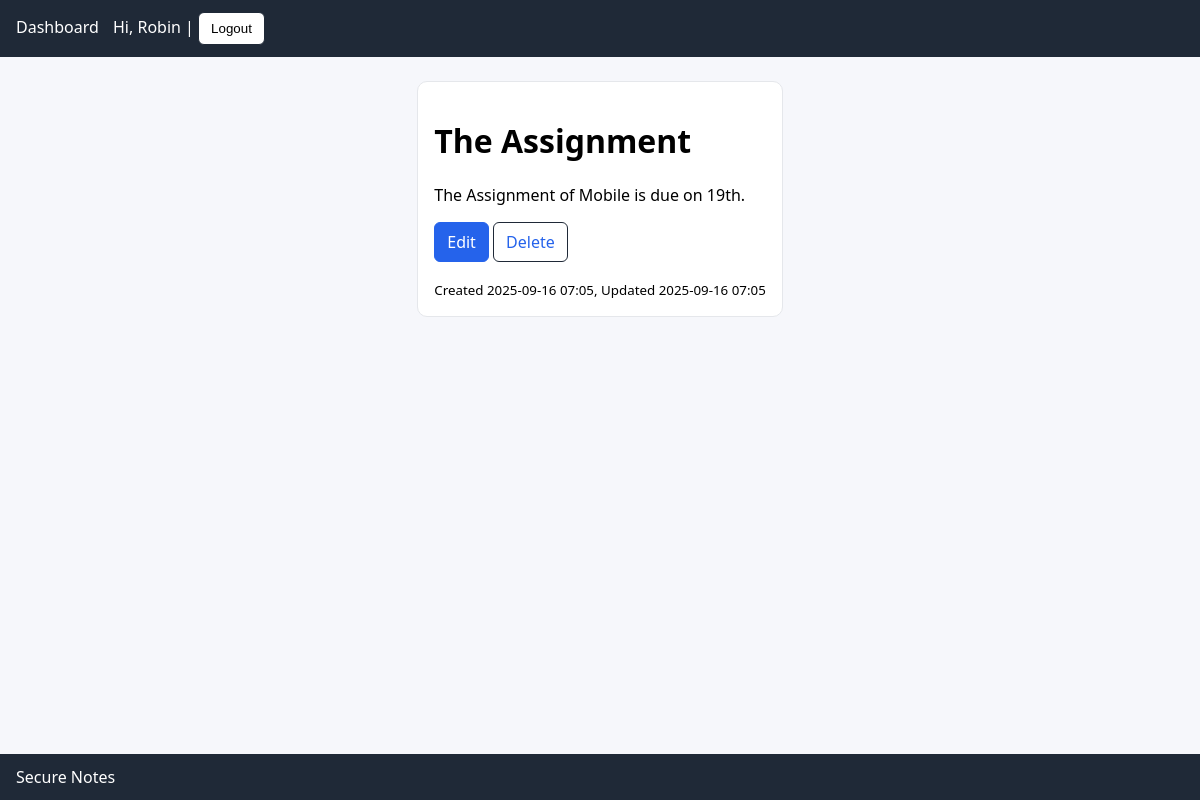
Page /notes/2/ (signed in) on the committed database.
### notes/models.py (models this page shows, shortened)
class Note(models.Model):
    owner = models.ForeignKey(User, on_delete=models.CASCADE, related_name='notes')
    title = models.CharField(max_length=200)
    content = models.TextField(blank=True)
    created_at = models.DateTimeField(auto_now_add=True)
    updated_at = models.DateTimeField(auto_now=True)
    class Meta:
        ordering = ['-updated_at']

### notes/views.py (the view)
# urls.py: path('notes/<int:pk>/', views.note_detail, name='note_detail'),
@login_required
def note_detail(request, pk):
    note = get_object_or_404(Note, pk=pk)
    if note.owner != request.user:
        return HttpResponseForbidden("Not allowed")
    return render(request, 'notes/note_detail.html', {'note': note})

### notes/templates/notes/note_detail.html (shortened to what this page needs)
{% extends "notes/base.html" %}
{% block content %}
<div class="card">
  <h1>{{ note.title }}</h1>
  <p>{{ note.content|linebreaks }}</p>
  <p>
    <a class="btn btn-primary" href="{% url 'notes:note_update' note.pk %}">Edit</a>
    <a class="btn" href="{% url 'notes:note_delete' note.pk %}">Delete</a>
  </p>
  <small>Created {{ note.created_at|date:"Y-m-d H:i" }}, Updated {{ note.updated_at|date:"Y-m-d H:i" }}</small>
</div>
{% endblock %}

### notes/templates/notes/base.html (shortened to what this page needs)
<!doctype html>
<html>
<head>
</head>
<body>
<header>
  <nav>
    <a href="{% url 'notes:dashboard' %}">Dashboard</a>
    {% if user.is_authenticated %}
      <span>Hi, {{ user.username }} | </span>
      <form method="post" action="{% url 'accounts:logout' %}" style="display:inline;">
        <button type="submit" class="btn">Logout</button>
      </form>
    {% else %}
      <a href="{% url 'accounts:login' %}">Login</a> |
      <a href="{% url 'accounts:signup' %}">Sign up</a>
    {% endif %}
  </nav>
</header>
<main>
  {% block content %}{% endblock %}
</main>
<footer>
  Secure Notes
</footer>
</body>
</html>

### notes/templates/notes/base.html (style rules this page uses)
html, body { height: 100%; margin: 0; padding: 0; font-family: system-ui, Arial, sans-serif; background: #f6f7fb; display: flex; flex-direction: column; }
header, footer { background: #1f2937; color: #fff; padding: 12px 16px; }
main { flex: 1; max-width: 860px; margin: 24px auto; padding: 0 16px; }
a { color:#2563eb;text-decoration:none }
.btn { display:inline-block; padding:8px 12px; border:1px solid #1f2937; border-radius:6px; background:#fff; }
.btn-primary { background:#2563eb; color:#fff; border-color:#2563eb; }
.card { background:#fff; border:1px solid #e5e7eb; border-radius:10px; padding:16px; margin-bottom:12px; }
nav a { color:#fff;margin-right:10px }

### rows in the picture
Note: title "The Assignment", content "The Assignment of Mobile is due on 19th.", created_at "2025-09-16 07:05", updated_at "2025-09-16 07:05"

### other values in the picture
{{ user.username }} "Robin"
